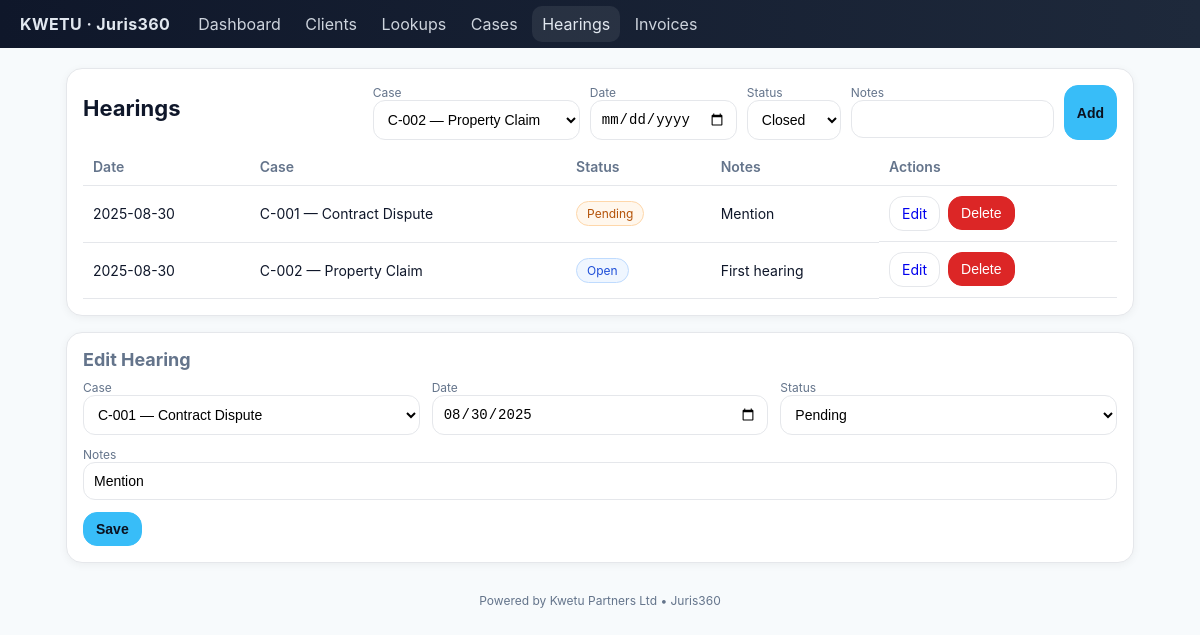
/hearings/1/edit, run on the app's committed database.
### app.py (models this page shows)
class Hearing(db.Model):
    id = db.Column(db.Integer, primary_key=True)
    case_id = db.Column(db.Integer, db.ForeignKey('case.id'), nullable=False)
    date = db.Column(db.Date, nullable=False)
    status_id = db.Column(db.Integer, db.ForeignKey('case_status.id'), nullable=False)
    notes = db.Column(db.String(400))
    case = db.relationship('Case', back_populates='hearings')
    status = db.relationship('CaseStatus', back_populates='hearings')

class Case(db.Model):
    id = db.Column(db.Integer, primary_key=True)
    ref = db.Column(db.String(40), nullable=False)
    title = db.Column(db.String(200), nullable=False)
    client_id = db.Column(db.Integer, db.ForeignKey('client.id'), nullable=False)
    case_type_id = db.Column(db.Integer, db.ForeignKey('case_type.id'), nullable=False)
    status_id = db.Column(db.Integer, db.ForeignKey('case_status.id'), nullable=False)
    opened_on = db.Column(db.Date, default=date.today)
    next_hearing_date = db.Column(db.Date, nullable=True)
    client = db.relationship('Client', back_populates='cases')
    case_type = db.relationship('CaseType', back_populates='cases')
    status = db.relationship('CaseStatus', back_populates='cases')
    hearings = db.relationship('Hearing', back_populates='case', cascade='all, delete-orphan')
    invoices = db.relationship('Invoice', back_populates='case', cascade='all, delete-orphan')

class CaseStatus(db.Model):
    id = db.Column(db.Integer, primary_key=True)
    name = db.Column(db.String(40), unique=True, nullable=False)
    cases = db.relationship('Case', back_populates='status')
    hearings = db.relationship('Hearing', back_populates='status')
    invoices = db.relationship('Invoice', back_populates='status')

### app.py (the view)
@app.route('/hearings/<int:id>/edit')
def hearings_edit(id):
    rows = Hearing.query.order_by(Hearing.date.desc()).all()
    return render_template('hearings.html', active='hearings', rows=rows,
        cases=Case.query.order_by(Case.id.desc()).all(),
        status=CaseStatus.query.order_by(CaseStatus.name).all(),
        edit=Hearing.query.get_or_404(id))

### templates/hearings.html (shortened to what this page needs)
{% extends "base.html" %}
{% block content %}
<div class="card">
  <div class="section-head">
    <h1>Hearings</h1>
    <form method="post" action="{{ url_for('hearings_create') }}" class="inline">
      <label>Case<br>
        <select name="case_id" class="select" required>
          {% for c in cases %}<option value="{{ c.id }}">{{ c.ref }} — {{ c.title }}</option>{% endfor %}
        </select>
      </label>
      <label>Date<br><input class="input" type="date" name="date" required></label>
      <label>Status<br>
        <select name="status_id" class="select" required>
          {% for s in status %}<option value="{{ s.id }}">{{ s.name }}</option>{% endfor %}
        </select>
      </label>
      <label>Notes<br><input class="input" name="notes"></label>
      <button class="btn primary">Add</button>
    </form>
  </div>
  <table>
    <thead><tr><th>Date</th><th>Case</th><th>Status</th><th>Notes</th><th>Actions</th></tr></thead>
    <tbody>
      {% for r in rows %}
      <tr>
        <td>{{ r.date.strftime('%Y-%m-%d') if r.date else '' }}</td>
        <td>{{ r.case.ref }} — {{ r.case.title }}</td>
        <td><span class="badge {{ r.status.name|lower }}">{{ r.status.name }}</span></td>
        <td>{{ r.notes }}</td>
        <td class="actions">
          <a class="btn ghost" href="{{ url_for('hearings_edit', id=r.id) }}">Edit</a>
          <form method="post" action="{{ url_for('hearings_delete', id=r.id) }}" onsubmit="return confirm('Delete hearing?')">
            <button class="btn danger">Delete</button>
          </form>
        </td>
      </tr>
      {% endfor %}
    </tbody>
  </table>
</div>
{% if edit %}
<div class="card">
  <h2>Edit Hearing</h2>
  <form method="post" action="{{ url_for('hearings_update', id=edit.id) }}" class="grid cols-3">
    <label>Case<select name="case_id" class="select" required>
      {% for c in cases %}<option value="{{ c.id }}" {% if edit.case_id==c.id %}selected{% endif %}>{{ c.ref }} — {{ c.title }}</option>{% endfor %}
    </select></label>
    <label>Date<input class="input" type="date" name="date" value="{{ edit.date.strftime('%Y-%m-%d') if edit.date else '' }}" required></label>
    <label>Status<select name="status_id" class="select" required>
      {% for s in status %}<option value="{{ s.id }}" {% if edit.status_id==s.id %}selected{% endif %}>{{ s.name }}</option>{% endfor %}
    </select></label>
    <label style="grid-column:1/-1">Notes<input class="input" name="notes" value="{{ edit.notes }}"></label>
    <div><button class="btn primary">Save</button></div>
  </form>
</div>
{% endif %}
{% endblock %}

### static/kwetu.css (style rules this page uses)
:root { --topbar-start:#0f172a; --topbar-end:#1e293b; --accent:#38bdf8; --bg:#f7fafc; --card:#ffffff; --text:#0f172a; --muted:#64748b; --border:#e5e7eb; --danger:#dc2626; --success:#16a34a; --info:#1d4ed8; }
* { box-sizing:border-box }
body { margin:0;font-family:Inter, ui-sans-serif, system-ui, -apple-system, Segoe UI, Roboto, Arial, Noto Sans, "Apple Color Emoji","Segoe UI Emoji";color:var(--text);background:var(--bg) }
.card { background:var(--card);border:1px solid var(--border);border-radius:16px;padding:16px;box-shadow:0 2px 8px rgba(2,6,23,.05);margin-bottom:16px }
h1 { font-size:22px;margin:0 0 10px }
h2 { font-size:18px;margin:0 0 10px;color:var(--muted) }
table { width:100%;border-collapse:collapse }
th,td { padding:10px;border-bottom:1px solid var(--border);text-align:left;font-size:14px }
th { color:var(--muted);font-weight:600 }
.actions { display:flex;gap:8px }
.btn { display:inline-block;padding:8px 12px;border-radius:14px;border:1px solid var(--border);text-decoration:none;font-size:14px }
.btn.primary { background:var(--accent);border-color:var(--accent);color:#0b1220;font-weight:700 }
.btn.danger { background:var(--danger);border-color:var(--danger);color:#fff }
.btn.ghost { background:#fff }
.input,.select,.textarea { width:100%;padding:10px;border-radius:12px;border:1px solid var(--border);background:#fff;font-size:14px }
.grid { display:grid;gap:12px }
.grid.cols-3 { grid-template-columns:repeat(3,minmax(0,1fr)) }
.badge { padding:4px 10px;border-radius:999px;font-size:12px;border:1px solid var(--border);display:inline-block }
.badge.pending { background:#fff7ed;border-color:#fed7aa;color:#b45309 }
.badge.open { background:#eff6ff;border-color:#bfdbfe;color:#1d4ed8 }
form.inline { display:flex;gap:10px;flex-wrap:wrap }
label { font-size:12px;color:var(--muted) }
.section-head { display:flex;align-items:center;justify-content:space-between;margin-bottom:8px }

### data on the page
Hearing: date "2025-08-30", case.ref "C-001", case "Contract Dispute", status.name "Pending", notes "Mention", case_id "C-001 — Contract Dispute", date "08/30/2025", status_id "Pending"
Hearing: date "2025-08-30", case.ref "C-002", case "Property Claim", status.name "Open", notes "First hearing"

### other printed values
form field case_id "C-002 — Property Claim"
form field status_id "Closed"
